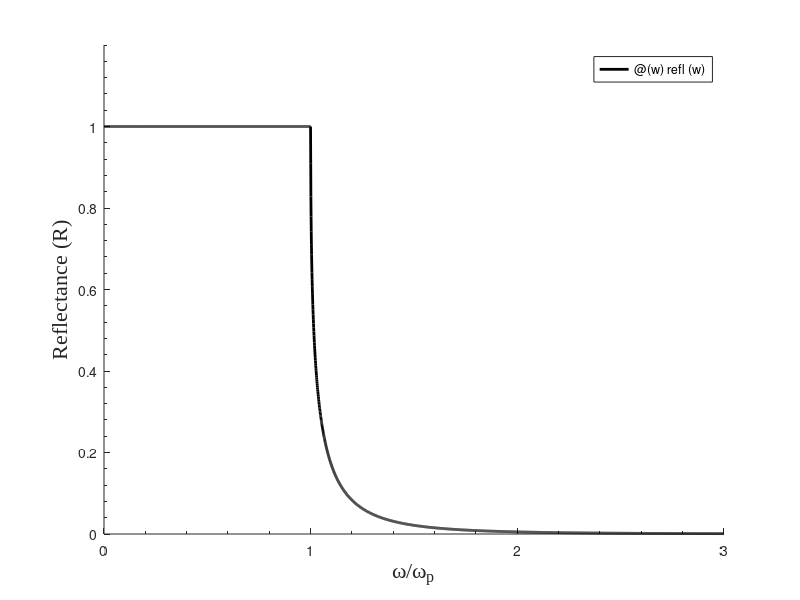

The MATLAB source for this figure:
%copyright by J. E Hasbun and T. Datta
% ch13_metalR.m

% This script plots the reflectance from a metal below, at, and above
% the plasma frequency using the Drude free electron theory for a weakly
% damped system.

% Function definitions
% Equation (13.98)
% The the imaginary part is zero in the limit of weak damping.
% The function is scaled w.r.t to the plasma frequency.

epsr = @(w) (1 - 1/w^2);

% Refractive index, Equation (13.69)

nrefr = @(w) sqrt(epsr(w));

% Reflectance, Equation (13.99)
refl = @(w) (abs((nrefr(w)-1)/(nrefr(w)+1)))^2;

% Plots

figure1 = figure;
axes1 = axes('Parent',figure1,'YMinorTick','on',...
    'XTick',[0 1 2 3 4 5 6 7 8 9 10 11 12],...
    'XMinorTick','on');
ylim(axes1,[0 1.2]);
hold(axes1,'all')

hold on;
fplot(@(w)refl(w),[0,3],'LineWidth',2,'-k');

% Create xlabel
xlabel('\omega/\omega_{p}',...
    'FontSize',16,'FontName','Times New Roman');

% Create ylabel
ylabel('Reflectance (R)','FontSize',16,...
    'FontName','Times New Roman');

hold off;
